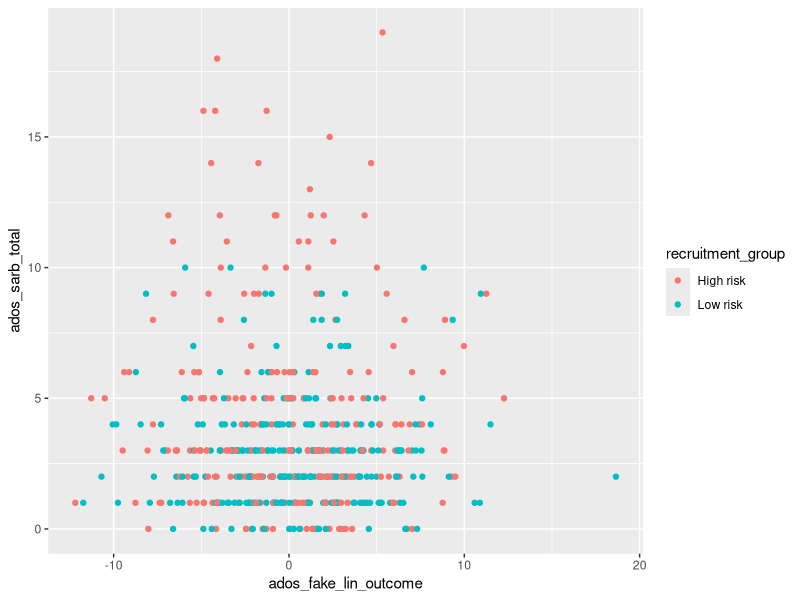
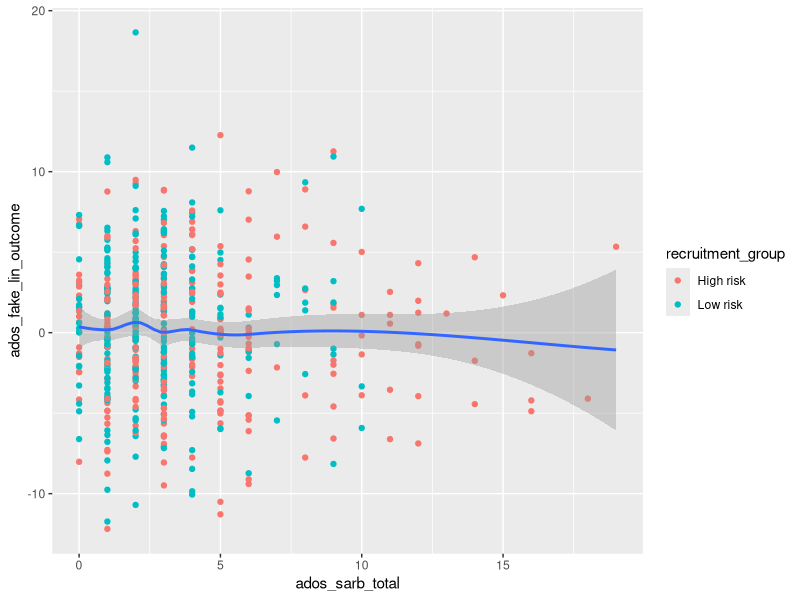
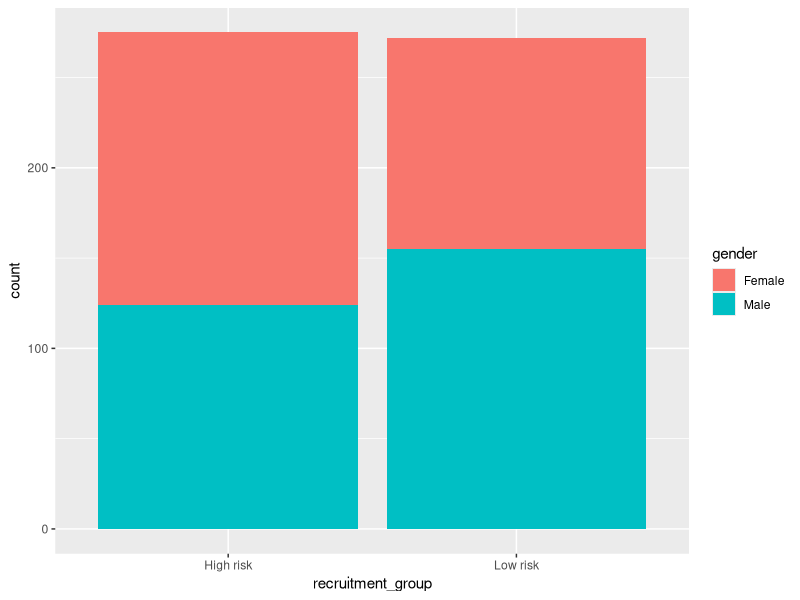
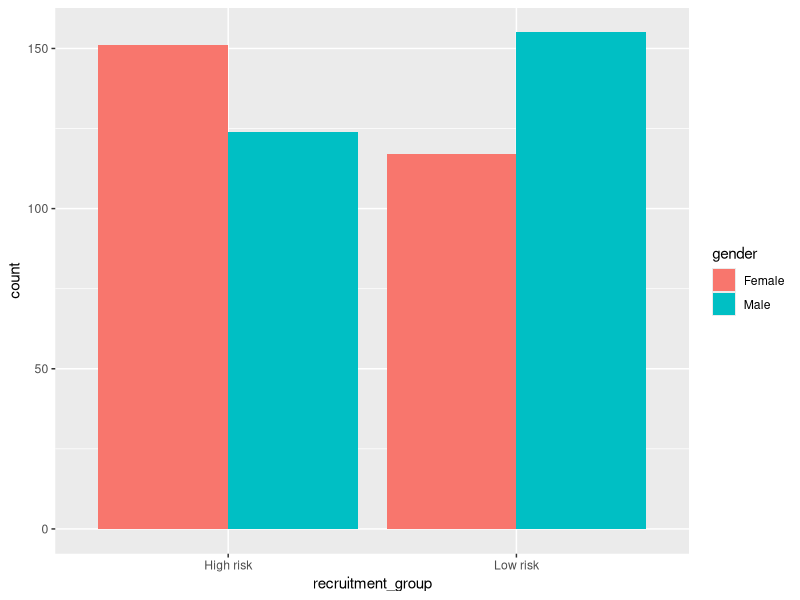
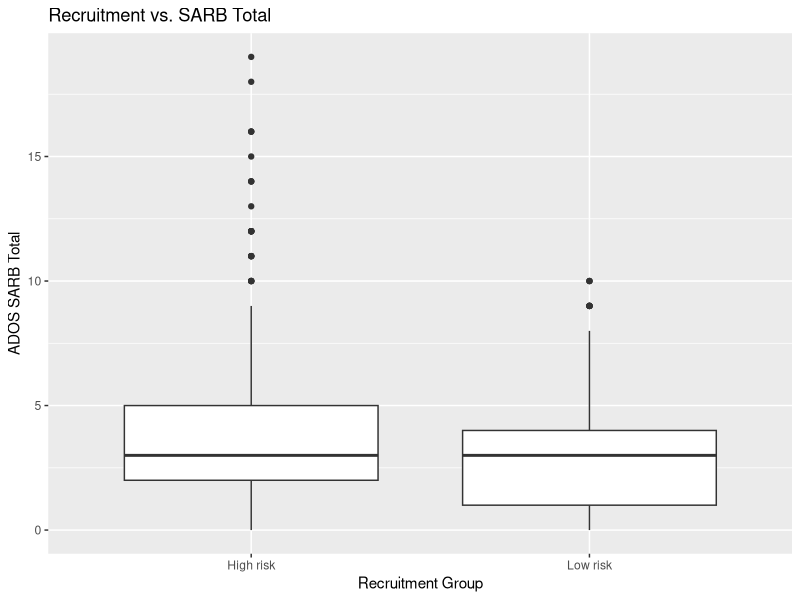
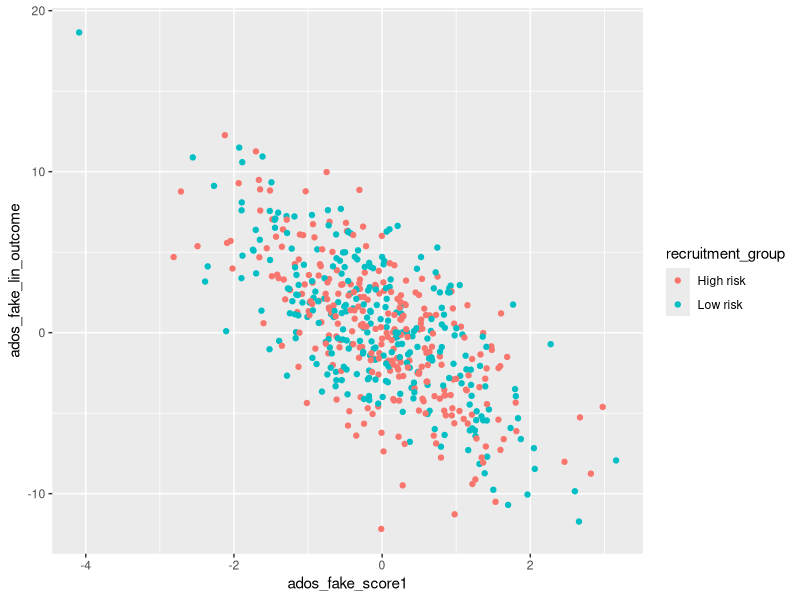

Write R code to recreate these figures, in order.
#-----------------------------------------------------------------------------#
#### Read in Data to Start ####
#-----------------------------------------------------------------------------#


# Our input data will be a scored version of the artificial ADOS Module 2 dataset
# with some fake columns to demonstrate how to use R 
# to perform specific data analyses.

### Resources

# This lesson largely borrowed and used the material in this book:
# [R for Data Science](https://r4ds.had.co.nz/)


adosm2 <- read.csv('./datasets/adosm2_scored.csv', 
                   stringsAsFactors = FALSE)

#-----------------------------------------------------------------------------#
#### Data Visualization with ggplot ####
#-----------------------------------------------------------------------------#
# if library not already installed,
# install.packages("ggplot2")
library("ggplot2")

### Plotting points
ggplot(data = adosm2) + 
  geom_point(mapping = aes(x = ados_fake_lin_outcome, 
                           y = ados_sarb_total, 
                           color = recruitment_group))

# Explain ?function() for help

# ggplot() will create a coordinate system you can add layers on top of
# it takes in the dataset to use in the graph with the `data` parameter

# geom_point() is the extra layer we are adding on the coordinate system, 
# so we are adding points to it

# the mapping argument will define how variables in your data will be **mapped**
# to a visual property

# The aes() argument within marks what piece of your dataset will map to
# the x or y axes, or even colors or fills.


#-----------------------------------------------------------------------------#
### Plotting with Points and Smooth
#-----------------------------------------------------------------------------#
ggplot(data = adosm2, 
       mapping = aes(x = ados_sarb_total, y = ados_fake_lin_outcome)) + 
  geom_point(mapping = aes(color = recruitment_group)) + 
  geom_smooth()

# We can plot points with smooth line: adding another layer with + geom_smooth()
# The first layer takes in our adosm2 dataset,
#    and maps the ados_sarb_total to the x axes
#    and the ados_fake_lin_outcome to the y axes

# The second layer plots points using the mapping of the first layer, but in addition adds color to the points by recruitment group
# The third layer uses the mapping of the first layer, so does not need any additional arguments

# We can similarly create bar plots and box plots using the same syntax, but with `geom_bar()` and `geom_boxplot()`

#-----------------------------------------------------------------------------#
#### Bar Plots
#-----------------------------------------------------------------------------#

### Bar plot with Colors
ggplot(data = adosm2) + 
  geom_bar(mapping = aes(x = recruitment_group, fill = gender))


### Bar plot with separated colors and positions
ggplot(data = adosm2) + 
  geom_bar(mapping = aes(x = recruitment_group, fill = gender), 
           position = "dodge")

### Box Plots with labels
ggplot(data = adosm2, mapping = aes(x = recruitment_group, y = ados_sarb_total)) +
  geom_boxplot() + labs(x = "Recruitment Group",
                        y = "ADOS SARB Total",
                        title = "Recruitment vs. SARB Total")

## Template for graphing

# ggplot(data = <DATA>) + 
#   <GEOM_FUNCTION>(mapping = aes(<MAPPINGS>))



#### Problem 1: 
# Create a ggplot of the adosm2's 
# 1. ados_fake_score1 as the x axis
# 2. ados_fake_lin_outcome as the y axis
# 3. colored by recruitment group
# 4. and with the visual property of points with geom_point()













# Solution Below






ggplot(data = adosm2) +
  geom_point(mapping = aes(
    x = ados_fake_score1,
    y = ados_fake_lin_outcome,
    color = recruitment_group
  ))
